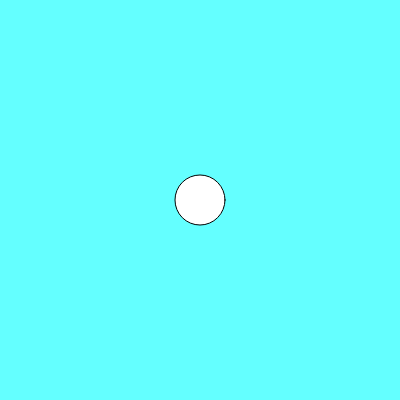
Frame 1 (no input)
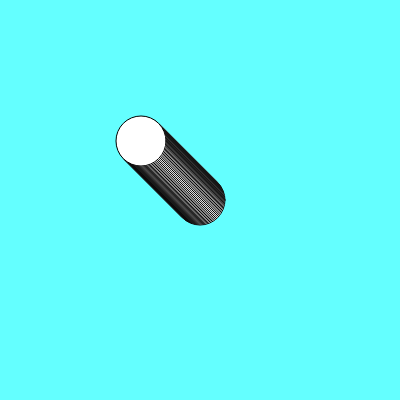
Frame 60 (no input)
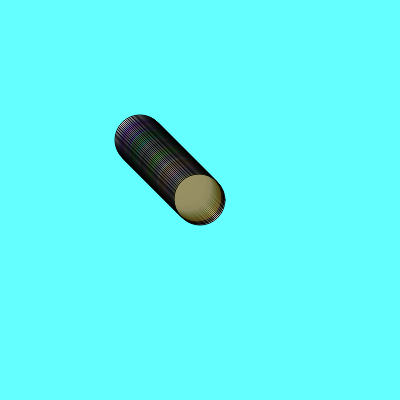
Frame 120 (the mouse pressed at the canvas centre since frame 60)

The p5.js sketch that drew these frames (run headless with seeded random() and noise() and a simulated clock; from frame 60 on, the mouse is pressed at the canvas centre):

// p5.js sketch
// ── sketch.js
let cor;
let posicaoHorizontal;
let posicaoVertical; 

function setup() {

    createCanvas(400, 400);
    background(color(100, 255, 255));
    cor = "color(random(0, 255), random(0, 255), random(0,255))";
    posicaoHorizontal = 200;
    posicaoVertical = 200;
    }

function draw() {

     fill(cor);
    circle(posicaoHorizontal, posicaoVertical, 50);

    if(mouseX <posicaoHorizontal) {
    posicaoHorizontal = posicaoHorizontal - 1;
}
    if(mouseX > posicaoHorizontal) {
    posicaoHorizontal = posicaoHorizontal + 1;
    }
  
if(mouseY < posicaoVertical) {
    posicaoVertical --;
}

if(mouseY > posicaoVertical) {
    posicaoVertical ++;
}
    if(mouseIsPressed) {
    cor = color(random(0, 255), random(0, 255), random(0,255),
random(0, 100));
    }
}
